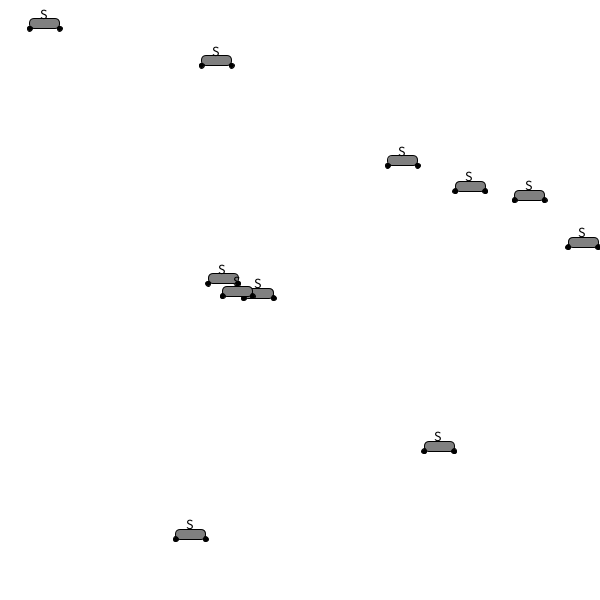
Frame 1 (no input)
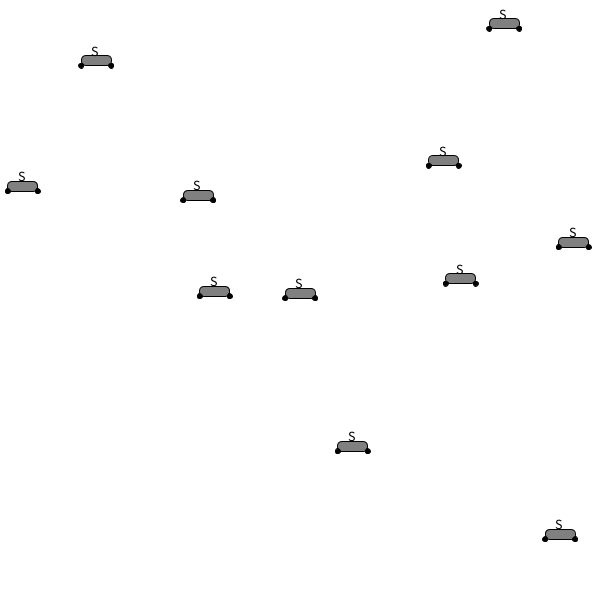
Frame 60 (the mouse pressed at the canvas centre just before this capture)
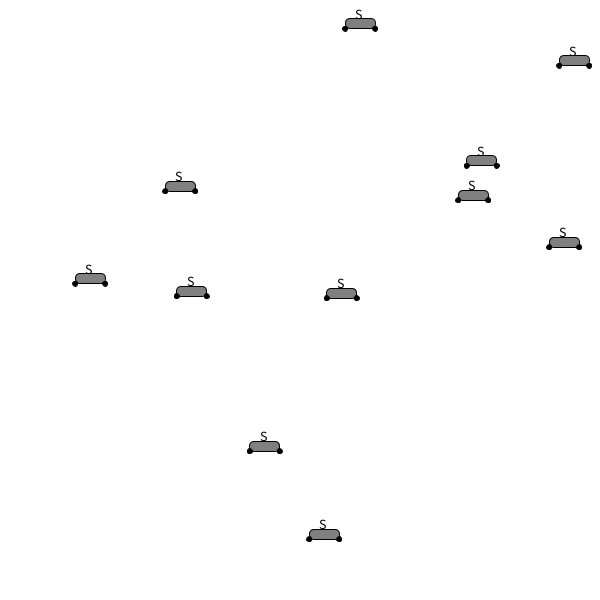
Frame 120 (the mouse held since frame 60 and released just before this capture)

The Processing sketch that drew these frames (run headless with seeded random() and noise(); from frame 60 on, the mouse is pressed at the canvas centre):

// Processing sketch: OOP_Cars
// ── OOP_Cars.pde
Car[] myCars = new Car[10];
Car myCar1;



void setup() {
  size(600, 600);
  myCar1 = new Car(128, random(width), random(height), random(0, 10));


  for (int i = 0; i < myCars.length; i++) {
    myCars[i]= new Car(128, random(width), random(height), random(0, 10));
  }
}

void draw() {
  background(255);
  myCar1.display();
  myCar1.drive();

  for (int i = 0; i < myCars.length; i++) {
    myCars[i].display();
    myCars[i].drive();
  }
}
// ── Car.pde
class Car {
  color c;
  float x;
  float y;
  float speed;
  float left;
  Car(color tempC, float tempX, float tempY, float tempSpeed) {
    c = tempC;
    x = tempX; 
    y = tempY;
    speed = tempSpeed;
    left = random(2);
  }

  void display() {
    fill(c);
    rect(x, y, 30, 10,20,20,20,20);
    ellipseMode(CENTER);
    fill(0);
    ellipse(x+30, y+10, 5, 5);
    ellipse(x,y+10,5,5);
    textSize(14);
    text("S", x+10, y);
  }
  void drive() {
    if (left<= 1) {
      x = x - speed;
      if (x < 0) {
        x = width;
      }
    } else {
      x = x + speed;
      if (x > width) {
        x = 0;
      }
    }
  }
}
